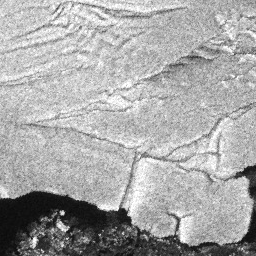
%> input picture DSSN_v2/Images/Sulzberger1_1.bmp, 256 x 256 px
$ octave Fig_sulz_DSSN.m   (GNU Octave 9; MATLAB toolbox functions it lacks are replaced by stand-ins)
%> lines starting %> are read from the running program, lines starting %| are printed output that depends on the picture; in (x1, y1, x2, y2) boxes, pixels count from 0 and x2, y2 are one past the last pixel; in counts of white or black regions, pixels touching at a corner belong together; the program's own positions count from 1
### SAR_Snet/Scattering/stockwell_factory_2d.m
% WAVELET_FACTORY_2D Create wavelet cascade from morlet filter bank
%
% Usage
%    [Wop, filters] = WAVELET_FACTORY_2D(size_in, filt_opt, scat_opt)
%
% Input
%    size_in (numeric): The size of the signals to be transformed.
%    filt_opt (structure): The filter options, same as for
%       MORLET_FILTER_BANK_2D or SHANNON_FILTER_BANK_2D
%	 scat_opt (structure): The scattering and wavelet options, identical to
%       WAVELET_LAYER_1D/WAVELET_1D.
%
% Output
%    Wop (cell of function handle): A cell array of wavelet transforms
%    required for the scattering transform.
%    filters (cell): A cell array of the filters used in defining the wavelets.
%
% Description
%    NOTE : A faster implementation is avaible as WAVELET_FACTORY_2D_LAYER.
%    This function create a cell array of linear operators that will be
%    used for the successive wavelet transforms. Here, only the morlet
%    filter bank is used.
%    If M, the number of layer, is not specified, its value is set automatically to 2.
%
% See also
%    WAVELET_2D, MORLET_FILTER_BANK_2D, SHANNON_FILTER_BANK_2D

function [Wop, filters] = stockwell_factory_2d(size_in, filt_opt, scat_opt)
    % Options
    % check options white list

    if(nargin<3)
        scat_opt=struct;
    end

    if(nargin<2)
        filt_opt=struct;
    end

    white_list_filt = {'filter_type', 'precision', 'Q', 'J', 'L',...
        'sigma_phi','sigma_psi','xi_psi','slant_psi', 'min_margin','chirp_rate', 'basis'};
    white_list_scat = { 'oversampling', 'precision','M'};

    check_options_white_list(filt_opt, white_list_filt);
    check_options_white_list(scat_opt, white_list_scat);

    scat_opt = fill_struct(scat_opt, 'M', 2);

	% Create filters
    filt_opt = fill_struct(filt_opt, 'filter_type', 'morlet');
    switch filt_opt.filter_type
        case 'morlet'
            filt_opt = rmfield(filt_opt, 'filter_type');
            filters = morlet_filter_bank_2d(size_in, filt_opt);
        case 'stockwell'
            filt_opt = rmfield(filt_opt, 'filter_type');
            filters = stockwell_filter_bank_2d(size_in, filt_opt);
        case 'shannon'
            filt_opt = rmfield(filt_opt, 'filter_type');
            filters = shannon_filter_bank_2d(size_in, filt_opt);
        otherwise
            error('unsupported filter type');
    end

	% Create the wavelet transform to apply at the m-th layer
	for m = 1:scat_opt.M+1

        options_W = rmfield(scat_opt, 'M');

		Wop{m} = @(x)(wavelet_layer_2d(x, filters, options_W));
	end
end

### DSSN_v2/Fig_sulz_DSSN.m
%% This code is for the optimization of the Sulzberger dataset
%% Initialization
%clc;clear;
% sample image
clc;clear;
t1 = clock;
addpath('./Images');
addpath('./Utilities');
addpath('./Utils');
addpath('./Scattering_v2');

fprintf(' ... ... read image file ... ... ... ....\n');
im1   = imread('Sulzberger1_1.bmp');
%> im1 is the input picture: size 256x256x3 uint8; min 7, max 255, mean 168
im2   = imread('Sulzberger1_2.bmp');
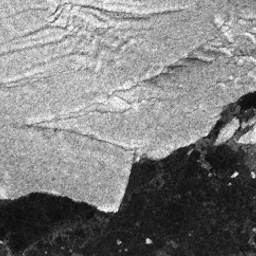
%> input picture DSSN_v2/Images/Sulzberger1_2.bmp, 256 x 256 px
%> im2 is the input picture: size 256x256x3 uint8; min 8, max 255, mean 126.3
im_gt = imread('Sulzberger1_gt.bmp');
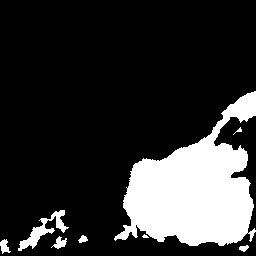
%> input picture DSSN_v2/Images/Sulzberger1_gt.bmp, 256 x 256 px
%> im_gt: size 256x256 uint8; 19.2% white; 8 white regions (1 under 20 px), largest, box (x1, y1, x2, y2) and area: (114, 91, 256, 246) 11713, (18, 210, 69, 251) 569, (51, 236, 67, 249) 102
fprintf(' ... ... read image file finished !!! !!!\n\n');

im1 = double(im1(:,:,1));
%> im1: size 256x256 double
im2 = double(im2(:,:,1));
%> im2: size 256x256 double
im_gt = double(im_gt(:,:,1));
[ylen, xlen] = size(im1);
%> ylen = 256; xlen = 256

% im1 = im1/max(im1(:));
% im2 = im2/max(im2(:));

cutoff1 = norm(im1,'fro')*.005;
%> cutoff1 = 227.1
cutoff2 = norm(im2,'fro')*.005;
%> cutoff2 = 183.4

% set parameters % J=3 L=12 M=1, 98.76
% J=3 J=3 L=12 M=1, 0.988358
filt_opt.J = 2;
filt_opt.L = 25;
scat_opt.M = 1;
scat_opt.oversampling = 2;
filt_opt.filter_type = 'stockwell';
%filt_opt.filter_type = 'shannon';
% filt_opt.chirp_rate = 0.8;
% filt_opt.basis = 0.58; %0.5
filt_opt.chirp_rate = 2.62; %
filt_opt.basis = -0.98;% /25 2.62 -0.98/


% compute coefficients
[Wop, filters] = stockwell_factory_2d(size(im1), filt_opt, scat_opt);
%> the run ends on the next line
